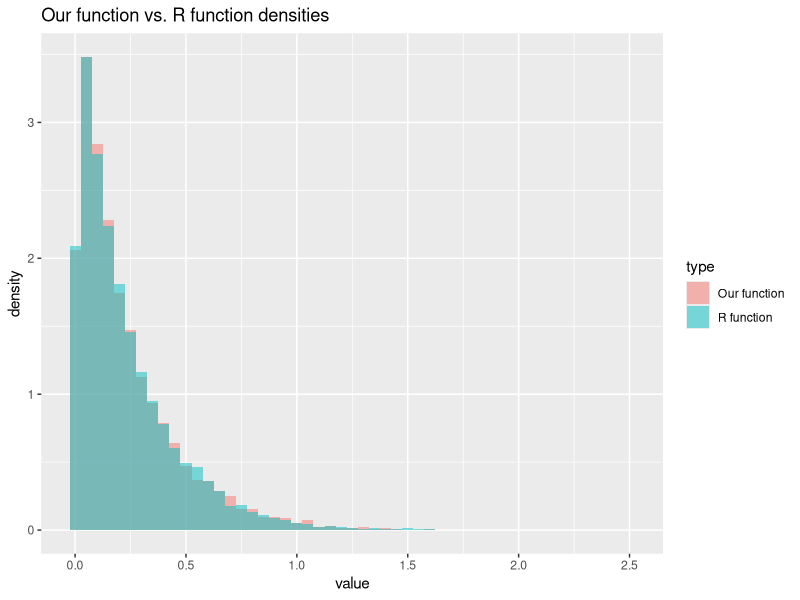
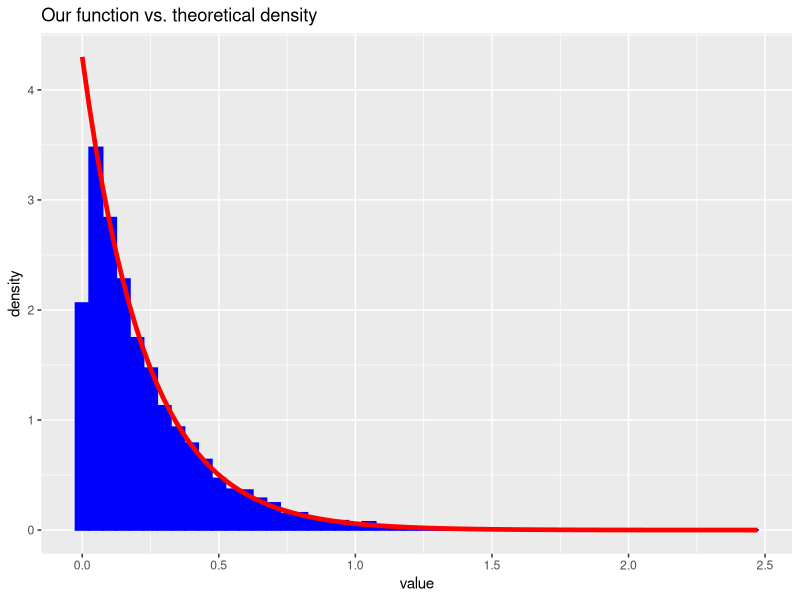
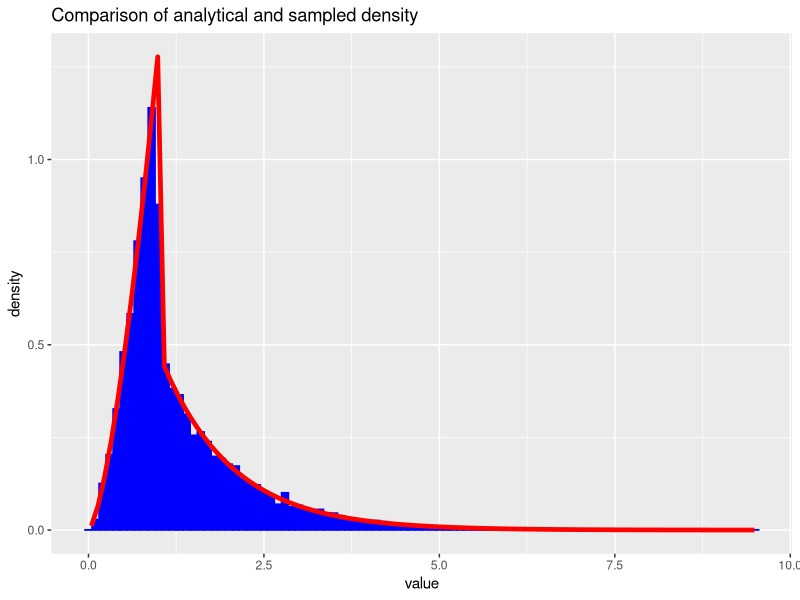
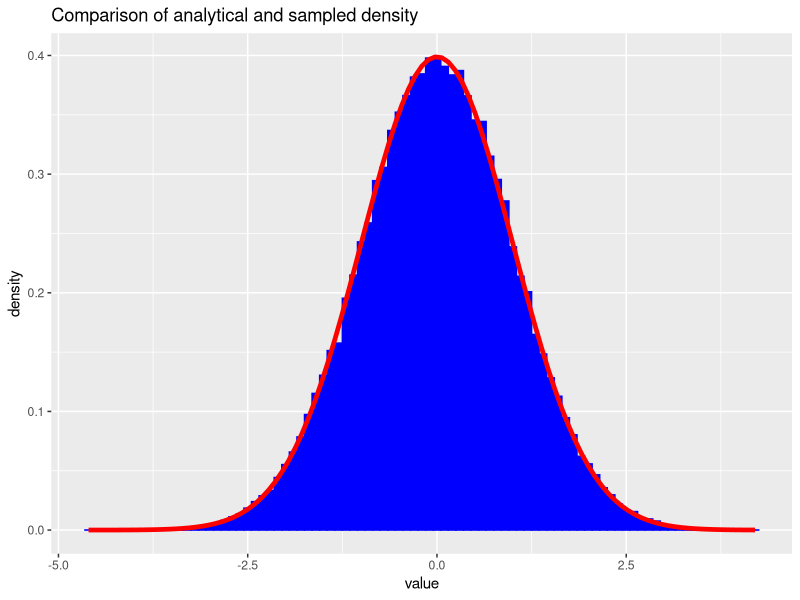
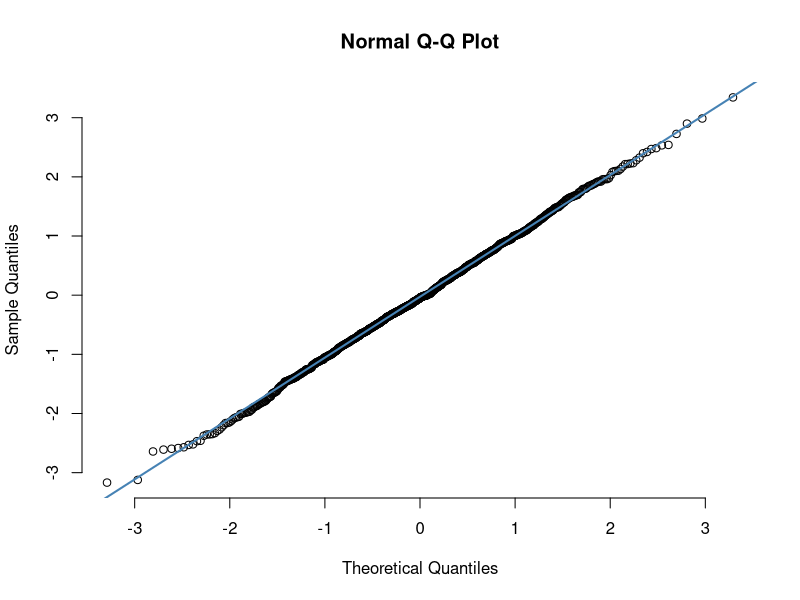
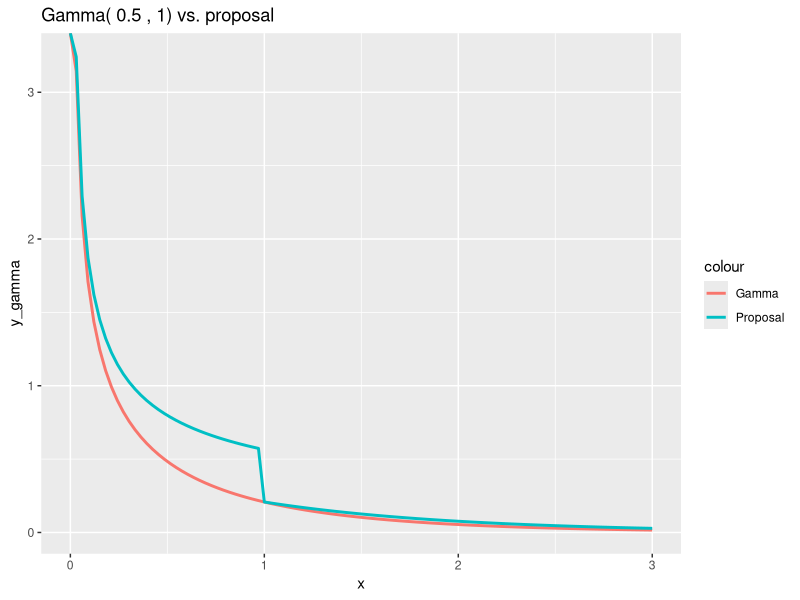
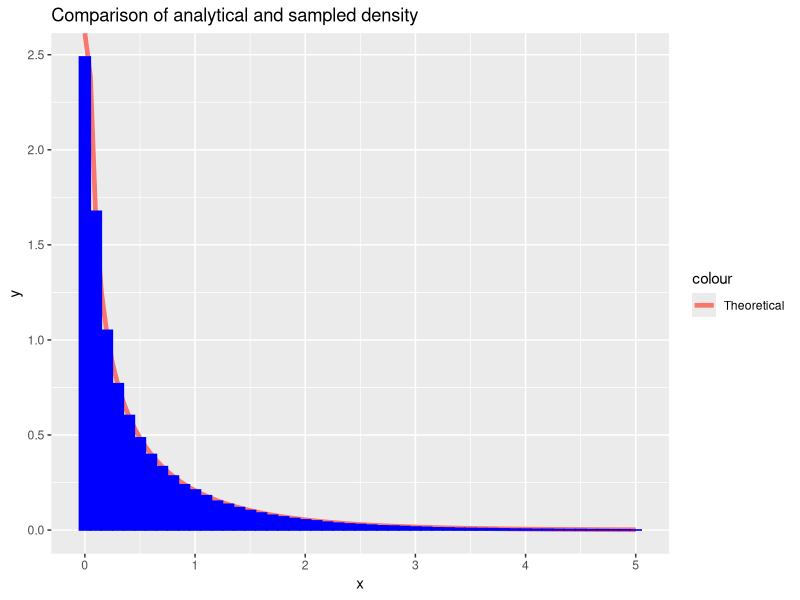
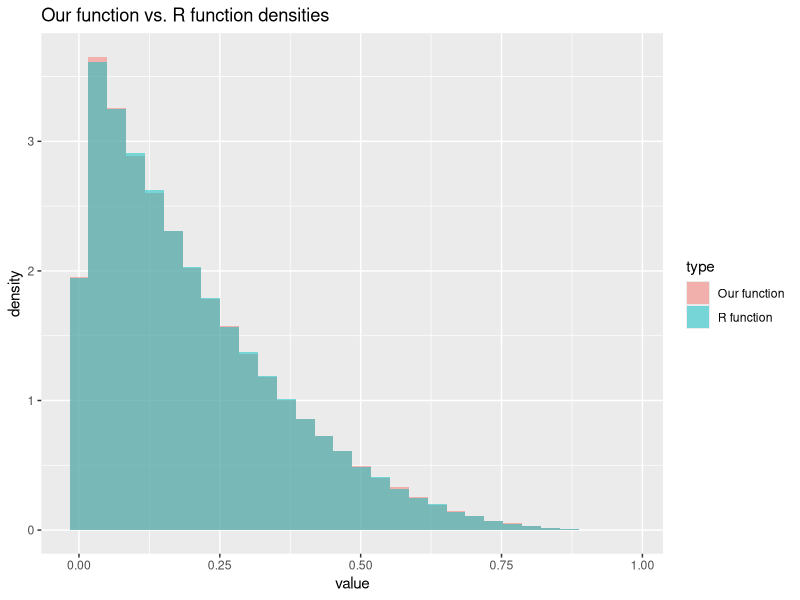

R code for these plots, in order:
## ---- chunk 1
library(formatR)
showsol <- FALSE
library(knitr)
opts_chunk$set(tidy.opts = list(width.cutoff = 68), tidy = TRUE, warning = FALSE, error = FALSE, message = FALSE, echo = TRUE)
## ---- chunk 2
library(ggplot2)
exponential<- function(lambda, n=1){
  u = runif(n)
  x = -1/lambda*log(u)
  return(x)
}
## ---- chunk 3
n = 10000
lambda = 4.300
x = exponential(lambda,n)
cat('Theoretical mean: ', 1/lambda,' Computed mean: ', mean(x),'\n')
cat('Theoretical variance: ', 1/lambda^2, ' Computed variance: ', var(x))
## ---- chunk 4
y = rexp(n, lambda)
rfunc = data.frame(value = y)
ourfunc = data.frame(value = x)
rfunc$type = 'R function'
ourfunc$type = 'Our function'
df = rbind(rfunc,ourfunc)
ggplot(df, aes(value, fill = type)) + 
   geom_histogram(alpha = 0.5, aes(y = ..density..), binwidth = 0.05, position = 'identity') + ggtitle("Our function vs. R function densities")
df2 <- data.frame(theo=seq(0,max(x),length.out=n), value=x)
h <- ggplot(df2, aes(x = value))
h <- h + geom_histogram(aes(y = ..density..), binwidth=0.05, fill = 'blue', color = 'blue') +stat_function(fun=dexp,geom = "line",size=1.6,col="red",args = (mean=lambda))
h <- h + ggtitle("Our function vs. theoretical density")
h
## ---- chunk 5
f_A2 = function(x, alpha){
  c = alpha*exp(1)/(alpha+exp(1))
  result = vector(length = length(x))
  result[x<1.] = sapply(x[x<1.], function(x) c*x^(alpha - 1))
  result[x>=1.] = sapply(x[x>=1.], function(x) c*exp(-x))
  return(result)
}

F_inv = function(n, alpha){
  c = alpha*exp(1)/(alpha+exp(1))
  u = runif(n)
  result = vector(length = n)
  result[u < c/alpha] = (alpha/c * u[u < c/alpha])^(1/alpha)
  result[u >= c/alpha] = -log(1/alpha + exp(-1) - u[u >= c/alpha]/c)
  return(result)
}

alpha = 2.5
n = 10000
xsamples = F_inv(n, alpha)
c = alpha*exp(1)/(alpha+exp(1))
mean = c/(alpha+1) + 2*c/exp(1)
cat('Theoretical mean: ', mean, ' Sampled mean: ', mean(xsamples))
## ---- chunk 6
variance = c/(alpha+2)+5*c/exp(1) - mean^2
cat('Theoretical variance: ', variance, ' Sampled variance: ', var(xsamples))
## ---- chunk 7
df2 <- data.frame(theo=seq(0,max(xsamples),length.out=n), value=xsamples)
h <- ggplot(df2, aes(x = value))
h <- h + geom_histogram(aes(y = ..density..), binwidth=0.1, col = 'blue', fill = 'blue') +stat_function(fun=f_A2,geom = "line",size=1.6,col="red",args = (mean=alpha))
h <- h + ggtitle("Comparison of analytical and sampled density")
h
## ---- chunk 8
normal <- function(n){
  x_1 <- runif(n/2)
  x_2 <- exponential(1/2, n/2)
  y_1 <- sqrt(x_2)*cos(2*pi*x_1)
  y_2 <- sqrt(x_2)*sin(2*pi*x_1)
  y <- c(y_1,y_2)
  return(y)
}
## ---- chunk 9
n = 100000
x <- normal(n)
cat('Theoretical mean: ', 0,' Computed mean: ', mean(x),'\n')
cat('Theoretical variance: ', 1, ' Computed variance: ', var(x))
## ---- chunk 10
df2 <- data.frame(theo=seq(0,max(x),length.out=n), value=x)
ggplot(df2, aes(x = value)) + geom_histogram(aes(y = ..density..), binwidth=0.1, col = 'blue', fill = 'blue') + stat_function(fun=dnorm,geom = "line",size=1.6,col="red",args = list(mean=0, sd = 1)) + ggtitle("Comparison of analytical and sampled density")

x <- normal(1000)
qqnorm(x, pch = 1, frame = FALSE)
qqline(x, col = "steelblue", lwd = 2)
## ---- chunk 11
normal_d <- function(d, mu, sigma){
  x <- normal(d)
  y <- mu + t(chol(sigma))%*%x
  return(y)
}
## ---- chunk 12
d = 2
n = 100000
mu = c(1,2)
sigma = matrix(c(2.5,3,3,10),ncol=2,nrow=2)
sample = matrix(NA, ncol = d, nrow = n)
for (i in 1:n){
  sample[i,] <- normal_d(d,mu,sigma)
}
average = apply(sample, 2,mean)
cat('Mean vector: \n')
average
covmat = cov(sample)
cat('Covariance matrix: \n')
covmat
## ---- chunk 13
library(nortest)
ad.test(sample[,1])
ad.test(sample[,2])
## ---- chunk 14
library(pracma)

x = linspace(0, 3, 100)
alpha = 0.5
y_gamma = dgamma(x, shape=alpha, rate=1)
y_prop = 1/(gamma(alpha)) * (1/alpha + exp(-1))*f_A2(x, alpha)

df10 = data.frame(x, y_gamma, y_prop)
h <- ggplot(data.frame(x, y_gamma, y_prop))
h = h + geom_line(aes(x = x, y = y_gamma, colour="Gamma"), size=1.)
h = h + geom_line(aes(x = x, y = y_prop, color="Proposal"), size=1.)
h = h + ggtitle(paste("Gamma(",toString(alpha),", 1) vs. proposal"))
h

## ---- chunk 15
library(pracma)
c = 1
alpha = 0.5
rate = 1

sample_gamma = function(n=1000){
  uniform2 = runif(n)
  x = F_inv(n, alpha)
  c = 1/(gamma(alpha)) * (1/alpha + exp(-1))
  
  probs = dgamma(x, alpha, rate) / (c * f_A2(x, alpha))
  return(x[uniform2 <= probs])
}

g_samples <- sample_gamma(1000000)
g_samples_filt <- g_samples[g_samples < 5]
df12 = data.frame(x = g_samples_filt)

cat('Theoretical mean: ', alpha,' Computed mean: ', mean(g_samples),'\n')
cat('Theoretical variance: ', alpha, ' Computed variance: ', var(g_samples))

c = 1/(gamma(alpha)) * (1/alpha + exp(-1))

x_val = linspace(0, 5, 100)

df11 <- data.frame(x = x_val, y=dgamma(x_val, alpha, rate))

h <- ggplot()
h <- h + geom_line(data=df11, aes(x=x, y=y, color="Theoretical"), size=1.6)
h <- h + geom_histogram(data=df12, aes(x=x, y=..density.., color="Sampled"), binwidth=0.1, col = 'blue', fill = 'blue') 
h <- h + ggtitle("Comparison of analytical and sampled density")
h
## ---- chunk 16
library(MCMCpack)
#dirichlet <- function(alpha){
#  z<- sapply(alpha,gamma2)
#  x <- z/sum(z)
#  return(x)
#}
## ---- chunk 17
Gamma <- function(alpha){
  return(rgamma(1,alpha))
}
k = 5
n = 100000
x <- matrix(NA, ncol = k, nrow = n)
alpha <- exponential(1,k)
for (i in 1:n){
  z <- sapply(alpha, Gamma)
  x[i,] <- z/sum(z)
}
cat('Theoretical mean: ', alpha/sum(alpha),'\n','Computed mean: ', apply(x,2,mean),'\n')
cat('Theoretical variance: ', alpha*(sum(alpha)-alpha)/(sum(alpha)^2*(sum(alpha)+1)),'\n', 'Computed variance: ', apply(x,2,var))
## ---- chunk 18
n <- 50000
alpha <- rep(1,k)
x <- matrix(NA, ncol = k, nrow = n)

for (i in 1:n){
  z <- sapply(alpha, Gamma)
  x[i,] <- z/sum(z)
}
y <- as.vector(rdirichlet(n,alpha))
rfunc = data.frame(value = y)
ourfunc = data.frame(value = as.vector(x))
rfunc$type = 'R function'
ourfunc$type = 'Our function'
df = rbind(rfunc,ourfunc)
ggplot(df, aes(value, fill = type)) + 
   geom_histogram(alpha = 0.5, aes(y = ..density..), position = 'identity') + ggtitle("Our function vs. R function densities")
## ---- chunk 19
df2 <- data.frame(theo=seq(0,max(x[,1]),length.out=n), value=x[,1])
ggplot(df2, aes(x = value)) + geom_histogram(aes(y = ..density..), 
      binwidth = 0.005,fill = 'blue', color = 'blue') + stat_function(fun=dbeta,geom = "line",size=1.6,col="red",args = list(shape1=1,shape2=k-1)) + ggtitle("Our function vs. theoretical density")
